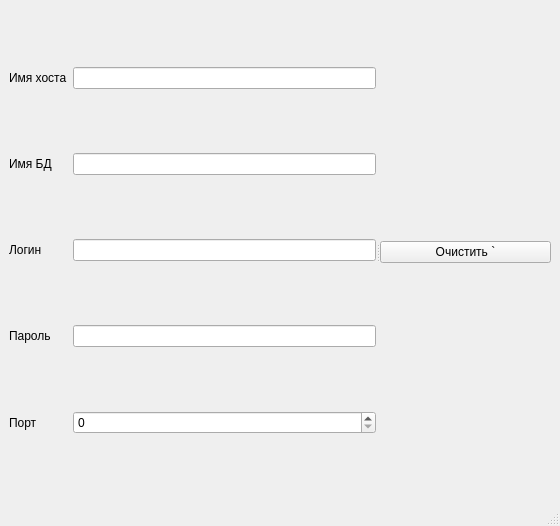
<?xml version="1.0" encoding="UTF-8"?>
<ui version="4.0">
 <class>MainWindow</class>
 <widget class="QMainWindow" name="MainWindow">
  <property name="geometry">
   <rect>
    <x>0</x>
    <y>0</y>
    <width>560</width>
    <height>526</height>
   </rect>
  </property>
  <property name="cursor">
   <cursorShape>ArrowCursor</cursorShape>
  </property>
  <property name="windowTitle">
   <string>MainWindow</string>
  </property>
  <widget class="QWidget" name="centralwidget">
   <layout class="QHBoxLayout" name="horizontalLayout">
    <item>
     <widget class="QSplitter" name="splitter">
      <property name="orientation">
       <enum>Qt::Horizontal</enum>
      </property>
      <widget class="QWidget" name="">
       <layout class="QGridLayout" name="gridLayout_2">
        <item row="6" column="0">
         <widget class="QLabel" name="pass">
          <property name="text">
           <string>Пароль</string>
          </property>
         </widget>
        </item>
        <item row="4" column="0">
         <widget class="QLabel" name="lb_name_bd">
          <property name="text">
           <string>Имя БД</string>
          </property>
         </widget>
        </item>
        <item row="7" column="0">
         <widget class="QLabel" name="port">
          <property name="text">
           <string>Порт</string>
          </property>
         </widget>
        </item>
        <item row="5" column="2">
         <widget class="QLineEdit" name="lineEdit_3"/>
        </item>
        <item row="5" column="0">
         <widget class="QLabel" name="login">
          <property name="text">
           <string>Логин</string>
          </property>
         </widget>
        </item>
        <item row="7" column="2">
         <widget class="QSpinBox" name="spinBox"/>
        </item>
        <item row="6" column="2">
         <widget class="QLineEdit" name="lineEdit_4"/>
        </item>
        <item row="4" column="2">
         <widget class="QLineEdit" name="lineEdit_2">
          <property name="inputMethodHints">
           <set>Qt::ImhNone</set>
          </property>
          <property name="dragEnabled">
           <bool>false</bool>
          </property>
         </widget>
        </item>
        <item row="3" column="0">
         <widget class="QLabel" name="lb_name_chost">
          <property name="text">
           <string>Имя хоста</string>
          </property>
         </widget>
        </item>
        <item row="3" column="2">
         <widget class="QLineEdit" name="lineEdit">
          <property name="inputMethodHints">
           <set>Qt::ImhFormattedNumbersOnly</set>
          </property>
         </widget>
        </item>
       </layout>
      </widget>
      <widget class="QWidget" name="">
       <layout class="QVBoxLayout" name="verticalLayout">
        <item>
         <spacer name="verticalSpacer_3">
          <property name="orientation">
           <enum>Qt::Vertical</enum>
          </property>
          <property name="sizeHint" stdset="0">
           <size>
            <width>20</width>
            <height>40</height>
           </size>
          </property>
         </spacer>
        </item>
        <item>
         <widget class="QPushButton" name="pb_clear">
          <property name="sizePolicy">
           <sizepolicy hsizetype="Minimum" vsizetype="Fixed">
            <horstretch>0</horstretch>
            <verstretch>2</verstretch>
           </sizepolicy>
          </property>
          <property name="baseSize">
           <size>
            <width>0</width>
            <height>3</height>
           </size>
          </property>
          <property name="autoFillBackground">
           <bool>true</bool>
          </property>
          <property name="text">
           <string>Очистить `</string>
          </property>
         </widget>
        </item>
        <item>
         <spacer name="verticalSpacer_2">
          <property name="orientation">
           <enum>Qt::Vertical</enum>
          </property>
          <property name="sizeHint" stdset="0">
           <size>
            <width>20</width>
            <height>40</height>
           </size>
          </property>
         </spacer>
        </item>
       </layout>
      </widget>
     </widget>
    </item>
   </layout>
  </widget>
  <widget class="QMenuBar" name="menubar">
   <property name="geometry">
    <rect>
     <x>0</x>
     <y>0</y>
     <width>560</width>
     <height>33</height>
    </rect>
   </property>
  </widget>
  <widget class="QStatusBar" name="statusbar"/>
 </widget>
 <resources/>
 <connections>
  <connection>
   <sender>pb_clear</sender>
   <signal>clicked()</signal>
   <receiver>lineEdit</receiver>
   <slot>clear()</slot>
   <hints>
    <hint type="sourcelabel">
     <x>447</x>
     <y>220</y>
    </hint>
    <hint type="destinationlabel">
     <x>353</x>
     <y>78</y>
    </hint>
   </hints>
  </connection>
  <connection>
   <sender>pb_clear</sender>
   <signal>clicked()</signal>
   <receiver>lineEdit_2</receiver>
   <slot>clear()</slot>
   <hints>
    <hint type="sourcelabel">
     <x>397</x>
     <y>225</y>
    </hint>
    <hint type="destinationlabel">
     <x>352</x>
     <y>153</y>
    </hint>
   </hints>
  </connection>
  <connection>
   <sender>pb_clear</sender>
   <signal>clicked()</signal>
   <receiver>lineEdit_3</receiver>
   <slot>clear()</slot>
   <hints>
    <hint type="sourcelabel">
     <x>430</x>
     <y>241</y>
    </hint>
    <hint type="destinationlabel">
     <x>344</x>
     <y>229</y>
    </hint>
   </hints>
  </connection>
  <connection>
   <sender>pb_clear</sender>
   <signal>clicked()</signal>
   <receiver>lineEdit_4</receiver>
   <slot>clear()</slot>
   <hints>
    <hint type="sourcelabel">
     <x>475</x>
     <y>243</y>
    </hint>
    <hint type="destinationlabel">
     <x>360</x>
     <y>296</y>
    </hint>
   </hints>
  </connection>
  <connection>
   <sender>pb_clear</sender>
   <signal>clicked()</signal>
   <receiver>spinBox</receiver>
   <slot>clear()</slot>
   <hints>
    <hint type="sourcelabel">
     <x>486</x>
     <y>241</y>
    </hint>
    <hint type="destinationlabel">
     <x>353</x>
     <y>363</y>
    </hint>
   </hints>
  </connection>
 </connections>
</ui>
